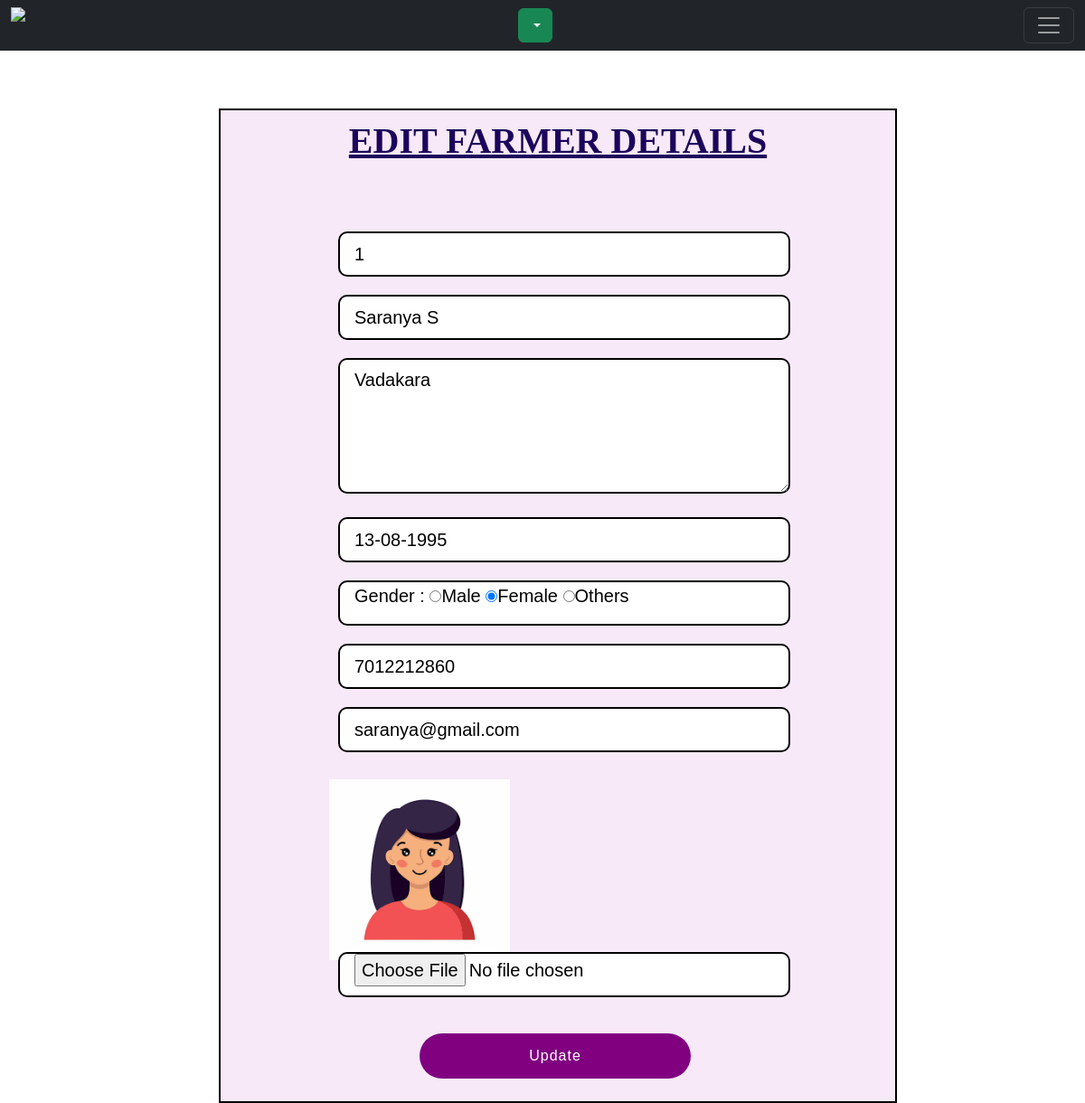
The page /adminapp/editfarmer/7012212860/ on the database its author committed.
### adminapp/models.py (models this page shows)
class farmerdb(models.Model):
    Cardno = models.CharField(max_length=100, null=True, blank=True)
    Name = models.CharField(max_length=100, null=True, blank=True)
    Address = models.CharField(max_length=1000, null=True, blank=True)
    Dateofbirth = models.CharField(max_length=1000, null=True, blank=True)
    Gender = models.CharField(max_length=10, null=True, blank=True)
    Mobile = models.IntegerField(null=False, primary_key=True)
    Email = models.EmailField(max_length=100, null=True, blank=True)
    Image = models.ImageField(upload_to="employee", null=True, blank=True)

### adminapp/views.py (the view)
# urls.py: path('editfarmer/<int:dataid>/', views.editfarmer, name="editfarmer"),
def editfarmer(req, dataid):
    far = farmerdb.objects.get(Mobile=dataid)
    return render(req, "editfarmer.html", {'far':far})

### adminapp/templates/editfarmer.html (shortened to what this page needs)
<!DOCTYPE html>
{% extends 'adminhome.html' %}
{% load static %}
{% block content %}
<html lang="en">
<head>
</head>
<body>
<div class="card1" style="border:2px solid black;  background-color:rgb(247, 233, 247);">
    <div class="card-body" >
        <div>
            <h1 style="color:rgb(28, 4, 92);font-family: 'Times New Roman', Times, serif;
            font-weight: bold;text-decoration: underline; padding-top:10px;text-align:center;">
           EDIT FARMER DETAILS</h1></div><br><br>
        <form style="margin-left:120px;" class="form-inline" method="post" action="{% url 'farmerupdate' dataid=far.Mobile %}" enctype="multipart/form-data">
            <input name="card" value="{{far.Cardno}}" type="text" class="form-field" ><br>
            <input name="name" value="{{far.Name}}" type="text" class="form-field" ><br>
            <textarea style="padding-top:7px;height: 150px;"  name="adrs" class="form-field">{{far.Address}}</textarea><br>
            <input type="text" name="dob" style="color:black;" class="form-field" value="{{far.Dateofbirth}}">
            <div class="form-field" style="background-color:white;color:black;">Gender :
            <input type="radio" value="Male" name="gender" id="male"
                {% if far.Gender == 'Male' %} checked {% endif %}>Male
                <input type="radio" value="Female" name="gender" id="Female"
                {% if far.Gender == 'Female' %} checked {% endif %}>Female
                <input type="radio" value="Others" name="gender" id="Others"
                {% if far.Gender == 'Others' %} checked {% endif %}>Others
            </div>
           <input name="mobile" type="tel" pattern="[0-9]{10}" class="form-field" value="{{far.Mobile}}"><br>
            <input name="email" style="margin-bottom:180px;" type="email" class="form-field" value="{{far.Email}}">
            <div style="margin-top: -150px;">
                <img src="{{far.Image.url}}" style="width:200px;height:200px;">
            <input name="fimage" style="margin-top:-20px;" class="form-field" type="file"></div>
            <button style="margin-top:40px;  background-color: purple;height:50px;" type="submit" class="inpbutton">Update</button>
        </form>
    </div>
</div>
</body>
</html>
{% endblock %}

### adminapp/templates/editfarmer.html (style rules this page uses)
.card1 { width: 750px; margin-left: 200px; height: 1100px; }
.form-field { color:black; border-radius:10px; background-color:white; height: 50px; width: 500px; margin-left:10px; padding: 0 16px; border: 2px solid #000000; font-size: 20px; font-family: "Rubik", sans-serif; outline: 0; transition: 0.2s; margin-top: 20px; }
.inpbutton { padding: 12px 10px; width:300px; height: 100px; border: 0; border-radius: 25px; color: #fff; letter-spacing: 1px; font-family: "Rubik", sans-serif; margin-left: 100px; margin-bottom: 20px; }

### rows shown on the page
farmerdb: card "1", name "Saranya S", adrs "Vadakara", dob "13-08-1995", Gender "☑", mobile "7012212860", email "saranya@gmail.com", Image (picture)
